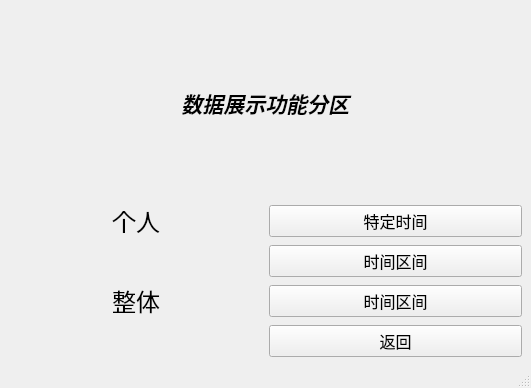
<?xml version="1.0" encoding="UTF-8"?>
<ui version="4.0">
 <class>Analy</class>
 <widget class="QMainWindow" name="Analy">
  <property name="geometry">
   <rect>
    <x>0</x>
    <y>0</y>
    <width>531</width>
    <height>388</height>
   </rect>
  </property>
  <property name="windowTitle">
   <string>MainWindow</string>
  </property>
  <widget class="QWidget" name="centralwidget">
   <layout class="QGridLayout" name="gridLayout">
    <item row="4" column="1">
     <widget class="QPushButton" name="pbt3">
      <property name="font">
       <font>
        <family>Arial Rounded MT Bold</family>
        <pointsize>12</pointsize>
       </font>
      </property>
      <property name="text">
       <string>时间区间</string>
      </property>
     </widget>
    </item>
    <item row="4" column="0">
     <widget class="QLabel" name="label_3">
      <property name="font">
       <font>
        <family>Arial Rounded MT Bold</family>
        <pointsize>18</pointsize>
       </font>
      </property>
      <property name="text">
       <string>整体</string>
      </property>
      <property name="alignment">
       <set>Qt::AlignCenter</set>
      </property>
     </widget>
    </item>
    <item row="2" column="1">
     <widget class="QPushButton" name="pbt2">
      <property name="font">
       <font>
        <family>Arial Rounded MT Bold</family>
        <pointsize>12</pointsize>
       </font>
      </property>
      <property name="text">
       <string>时间区间</string>
      </property>
     </widget>
    </item>
    <item row="1" column="1">
     <widget class="QPushButton" name="pbt1">
      <property name="font">
       <font>
        <family>Arial Rounded MT Bold</family>
        <pointsize>12</pointsize>
       </font>
      </property>
      <property name="text">
       <string>特定时间</string>
      </property>
     </widget>
    </item>
    <item row="0" column="0" colspan="2">
     <widget class="QLabel" name="label">
      <property name="maximumSize">
       <size>
        <width>16777215</width>
        <height>300</height>
       </size>
      </property>
      <property name="font">
       <font>
        <family>Century Gothic</family>
        <pointsize>16</pointsize>
        <weight>75</weight>
        <italic>true</italic>
        <bold>true</bold>
       </font>
      </property>
      <property name="text">
       <string>数据展示功能分区</string>
      </property>
      <property name="alignment">
       <set>Qt::AlignCenter</set>
      </property>
     </widget>
    </item>
    <item row="5" column="1">
     <widget class="QPushButton" name="pbt4">
      <property name="font">
       <font>
        <family>Arial Rounded MT Bold</family>
        <pointsize>12</pointsize>
       </font>
      </property>
      <property name="text">
       <string>返回</string>
      </property>
     </widget>
    </item>
    <item row="1" column="0">
     <widget class="QLabel" name="label_2">
      <property name="font">
       <font>
        <family>Arial Rounded MT Bold</family>
        <pointsize>18</pointsize>
       </font>
      </property>
      <property name="text">
       <string>个人</string>
      </property>
      <property name="alignment">
       <set>Qt::AlignCenter</set>
      </property>
     </widget>
    </item>
   </layout>
  </widget>
  <widget class="QMenuBar" name="menubar">
   <property name="geometry">
    <rect>
     <x>0</x>
     <y>0</y>
     <width>531</width>
     <height>30</height>
    </rect>
   </property>
  </widget>
  <widget class="QStatusBar" name="statusbar"/>
 </widget>
 <resources/>
 <connections/>
</ui>
